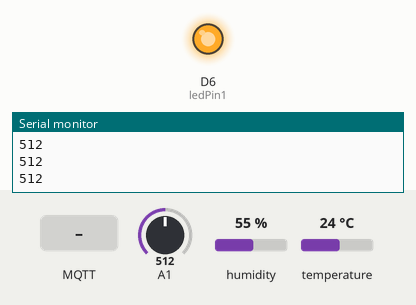
Simulated run of this sketch. Board: Arduino MKR. Parts: output pins drawn as LEDs (lit = HIGH), the last lines printed to the serial monitor. Inputs (shaded band) come from the test bench; at power-on: A1 = 512, humidity 55 %, temperature 24 °C. WiFi joins after 1.5 s; servers stay silent unless stated; no MQTT or app messages arrive unless stated.

Above: at 2.7 s.
2.8 s: A1 set to 417
11.6 s: A1 set to 384
At 12.1 s:
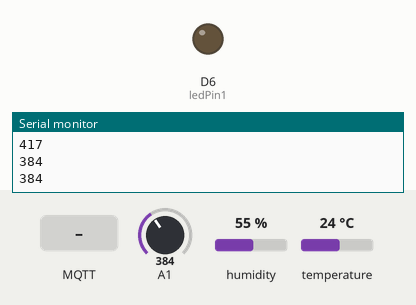
13.2 s: MQTT message "ON" arrives on the first subscribed topic
At 14.49 s:
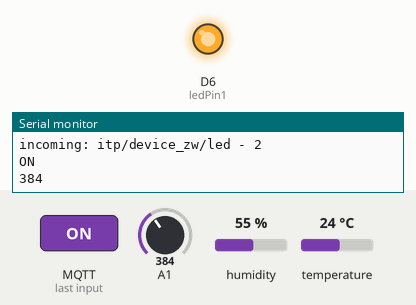
Timing chart, 0 to 16.2 s (numbered marks = the images above; inputs shaded):
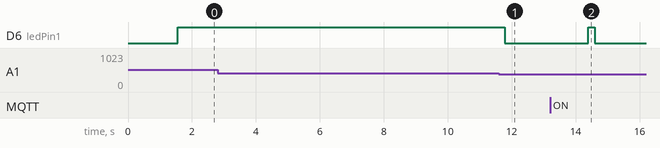

The sketch:

assignment_device_to_database.ino
```cpp
// IoT Workshop
// Send temperature and humidity data to MQTT
//
// Uses WiFi101 https://www.arduino.cc/en/Reference/WiFi101 (MKR1000)
// Uses WiFiNINA https://www.arduino.cc/en/Reference/WiFiNINA (MKR WiFi 1010)
// Arduino MQTT Client Library https://github.com/arduino-libraries/ArduinoMqttClient
// Adafruit DHT Sensor Library https://github.com/adafruit/DHT-sensor-library
// Adafruit Unified Sensor Library https://github.com/adafruit/Adafruit_Sensor
//

#include <SPI.h>
#ifdef ARDUINO_SAMD_MKR1000
#include <WiFi101.h>
#define WL_NO_MODULE WL_NO_SHIELD
#else
#include <WiFiNINA.h>
#endif
#include <ArduinoMqttClient.h>

#include "config.h"

WiFiSSLClient net;
MqttClient mqtt(net);

// Temperature and Humidity Sensor
#include <DHT.h>
#define DHTTYPE DHT22
#define DHTPIN  7
DHT dht(DHTPIN, DHTTYPE);

//touch sensor
int ledPin1 = 6;
int thresholdValue=400;

String temperatureTopic = "itp/" + DEVICE_ID + "/temperature";
String humidityTopic = "itp/" + DEVICE_ID + "/humidity";
String ledTopic = "itp/" + DEVICE_ID + "/led";
String sensorTopic = "itp/" + DEVICE_ID + "/sensor";

// Publish every 10 seconds for the workshop. Real world apps need this data every 5 or 10 minutes.
unsigned long publishInterval = 10 * 500;
unsigned long lastMillis = 0;

void setup() {
  Serial.begin(9600);

  // Uncomment next line to wait for a serial connection
  // while (!Serial) { }

  // initialize temperature sensor
  dht.begin();

  // initialize digital pin LED_BUILTIN as an output.
  pinMode(LED_BUILTIN, OUTPUT);

  //for touch sensor
  pinMode(ledPin1,OUTPUT);

  Serial.println("Connecting WiFi");
  connectWiFi();

  // define function for incoming MQTT messages
  mqtt.onMessage(messageReceived);
}

void loop() {

  if (WiFi.status() != WL_CONNECTED) {
    connectWiFi();
  }

  if (!mqtt.connected()) {
    connectMQTT();
  }

  // poll for new MQTT messages and send keep alives
  mqtt.poll();

//touch sensor
  int sensorValue=analogRead(A1);
  Serial.println(sensorValue);
  //Serial.println("TOUCH");

  if(sensorValue>thresholdValue)
  digitalWrite(ledPin1,HIGH);
  delay(200);
  digitalWrite(ledPin1,LOW);


  if (millis() - lastMillis > publishInterval) {
    lastMillis = millis();

    float temperature = dht.readTemperature(true);
    float humidity = dht.readHumidity();

    Serial.print(temperature);
    Serial.print("°F ");
    Serial.print(humidity);
    Serial.println("% RH");

    //Serial.println(thresholdValue);

    mqtt.beginMessage(temperatureTopic);
    mqtt.print(temperature);
    mqtt.endMessage();

    mqtt.beginMessage(humidityTopic);
    mqtt.print(humidity);
    mqtt.endMessage();

    mqtt.beginMessage(sensorTopic);
    mqtt.print(sensorValue);
    mqtt.endMessage();
  }
}

void connectWiFi() {
  // Check for the WiFi module
  if (WiFi.status() == WL_NO_MODULE) {
    Serial.println("Communication with WiFi module failed!");
    // don't continue
    while (true);
  }

  Serial.print("WiFi firmware version ");
  Serial.println(WiFi.firmwareVersion());

  Serial.print("Attempting to connect to SSID: ");
  Serial.print(WIFI_SSID);
  Serial.print(" ");

  while (WiFi.begin(WIFI_SSID, WIFI_PASSWORD) != WL_CONNECTED) {
    // failed, retry
    Serial.print(".");
    delay(3000);
  }

  Serial.println("Connected to WiFi");
  printWiFiStatus();

}

void connectMQTT() {
  Serial.print("Connecting MQTT...");
  mqtt.setId(DEVICE_ID);
  mqtt.setUsernamePassword(MQTT_USER, MQTT_PASSWORD);

  while (!mqtt.connect(MQTT_BROKER, MQTT_PORT)) {
    Serial.print(".");
    delay(5000);
  }

  mqtt.subscribe(ledTopic);
  Serial.println("connected.");

  // Send connect and disconnect announcements similar to AWS Core IoT
  // https://docs.aws.amazon.com/iot/latest/developerguide/life-cycle-events.html
  mqtt.beginMessage("presence/connected/" + DEVICE_ID);
  mqtt.endMessage();

  // The will gets sent by the broker when the client disconnects
  mqtt.beginWill("presence/disconnected/" + DEVICE_ID, false, 1);
  mqtt.endWill();
}

void messageReceived(int messageSize) {
  String topic = mqtt.messageTopic();
  String payload = mqtt.readString();
  Serial.println("incoming: " + topic + " - " + messageSize + " ");
  Serial.println(payload);
  if (payload == "ON") {
    // turn the LED on
    digitalWrite(LED_BUILTIN, HIGH);
  } else if (payload == "OFF") {
    // turn the LED off
    digitalWrite(LED_BUILTIN, LOW);
  }
}

void printWiFiStatus() {
  // print your WiFi IP address:
  IPAddress ip = WiFi.localIP();
  Serial.print("IP Address: ");
  Serial.println(ip);
}
```

config.h
```cpp
const char WIFI_SSID[] = "itpsandbox";
const char WIFI_PASSWORD[] = "";

const char MQTT_BROKER[] = "iotwork.shop";
const int MQTT_PORT = 8883;
const char MQTT_USER[] = "device_zw";
const char MQTT_PASSWORD[] = "";

const String DEVICE_ID = "device_zw";
```

Measured:
- the behaviour switches between 401 and 400 on A1 (found by bisection; images 0 and 1)
- after the input at 11.6 s, D6 (ledPin1): HIGH → LOW after 0.19 s
- after the input at 13.2 s, D6 (ledPin1): LOW → HIGH after 1.2 s, → LOW 0.20 s later
